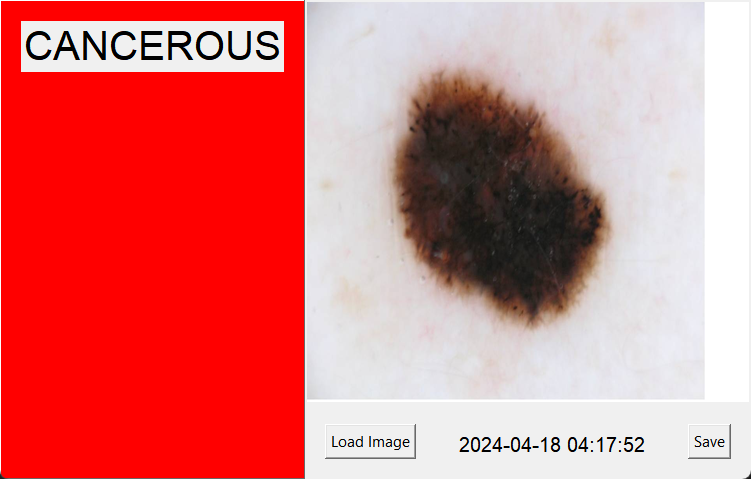
#> input picture saves/cancer1.png, 751 x 479 px, given as the content of the folder SkinCancerDiagnostic/melanoma_cancer_dataset/test/malignant/, which was not available
$ python edge_detection.py
#> lines starting #> are read from the running program, lines starting #| are printed output that depends on the picture; after the words box and inside, x2 and y2 are one past the last pixel; in counts of white or black regions, pixels touching at a corner belong together; long printed decimals are rounded; pictures that were not available may be replaced by others from this repository, and a replacement may not be noted
import cv2
import numpy as np
from skimage import feature, measure
import matplotlib.pyplot as plt
import os

def load_image(image_path):
    """Load the image from the path."""
    return cv2.imread(image_path)

def preprocess_image(image):
    """Convert image to grayscale and blur it."""
    gray = cv2.cvtColor(image, cv2.COLOR_BGR2GRAY)
    blur = cv2.GaussianBlur(gray, (5, 5), 0)
    return blur

def segment_image(image):
    """Apply thresholding to segment the image."""
    _, thresholded = cv2.threshold(image, 0, 255, cv2.THRESH_BINARY_INV + cv2.THRESH_OTSU)
    return thresholded

def detect_edges(image):
    """Use Canny edge detector to find edges in the image."""
    edges = cv2.Canny(image, 100, 200)
    return edges

# [17 lines of commented-out code are left out]
def analyze_edges(edges, original_image):
    """Analyze the contours, focusing on the one nearest the center of the image."""
    contours, _ = cv2.findContours(edges, cv2.RETR_TREE, cv2.CHAIN_APPROX_SIMPLE)
    image_center = np.array(original_image.shape[1::-1]) / 2  # (width, height) / 2 to get center

    # Find contour closest to the center of the image
    min_distance = float('inf')
    closest_contour = None
    for contour in contours:
        M = cv2.moments(contour)
        if M['m00'] != 0:
            # Calculate centroid of the contour
            cx = int(M['m10']/M['m00'])
            cy = int(M['m01']/M['m00'])
            centroid = np.array([cx, cy])

            # Calculate the Euclidean distance from the centroid to the center of the image
            distance = np.linalg.norm(centroid - image_center)
            if distance < min_distance:
                min_distance = distance
                closest_contour = contour

    if closest_contour is not None:
        # Draw the closest contour on the original image
        cv2.drawContours(original_image, [closest_contour], -1, (0, 255, 0), 3)

        # Calculate perimeter and area
        perimeter = cv2.arcLength(closest_contour, True)
        area = cv2.contourArea(closest_contour)
        if area == 0:
            return "Irregular"

        # Calculate circularity
        circularity = 4 * np.pi * (area / (perimeter**2))
        print(f"Circularity: {circularity}")

        # Plot the image with the contour
        # plt.figure(figsize=(6, 6))
        # plt.imshow(cv2.cvtColor(original_image, cv2.COLOR_BGR2RGB))
        # plt.show()

        return "Regular" if circularity > 0.4 else "Irregular"

def plot_results(original, edges):
    """Plot the original and edge-detected images."""
    plt.figure(figsize=(10, 5))
    plt.subplot(121)
    plt.title('Original Image')
    plt.imshow(cv2.cvtColor(original, cv2.COLOR_BGR2RGB))
    plt.subplot(122)
    plt.title('Edge Detected')
    plt.imshow(edges, cmap='gray')
    plt.show()

def compute_circularity(edges, original_image):
    """Compute the circularity of the lesion in the image."""
    contours, _ = cv2.findContours(edges, cv2.RETR_TREE, cv2.CHAIN_APPROX_SIMPLE)
    image_center = np.array(original_image.shape[1::-1]) / 2

    min_distance = float('inf')
    closest_contour = None
    for contour in contours:
        M = cv2.moments(contour)
        if M['m00'] != 0:
            cx = int(M['m10'] / M['m00'])
            cy = int(M['m01'] / M['m00'])
            centroid = np.array([cx, cy])
            distance = np.linalg.norm(centroid - image_center)
            if distance < min_distance:
                min_distance = distance
                closest_contour = contour

    if closest_contour is not None:
        perimeter = cv2.arcLength(closest_contour, True)
        area = cv2.contourArea(closest_contour)
        if area > 0:
            circularity = 4 * np.pi * (area / (perimeter**2))
            return circularity
    return None

def process_images_from_folder(folder_path, type = "malignant"):
    circularities = []
    regular = 0
    irregular = 0
    for filename in os.listdir(folder_path):
        if filename.endswith(".jpg") or filename.endswith(".png"):
            file_path = os.path.join(folder_path, filename)
            image = load_image(file_path)
            if image is not None:
                preprocessed_image = preprocess_image(image)
                segmented_image = segment_image(preprocessed_image)
                edges = detect_edges(segmented_image)
                edge_type = analyze_edges(edges, image)
                if edge_type == "Regular":
                    regular = regular + 1
                if edge_type == "Irregular":
                    irregular = irregular + 1
                # plot_results(image, edges)
                # print(f"The edges for image {file_path} are classified as: {edge_type}")
                circularity = compute_circularity(edges, image)
                if circularity is not None:
                    circularities.append(circularity)
    return circularities, regular, irregular

# Paths to the folders
path_malignant = '/Users/surajdhulipalla/Documents/SeniorSpring/BME436/GalvoSoftware/SkinCancerDiagnostic/melanoma_cancer_dataset/test/malignant/'
path_benign = '/Users/surajdhulipalla/Documents/SeniorSpring/BME436/GalvoSoftware/SkinCancerDiagnostic/melanoma_cancer_dataset/test/benign/'

# Process images and compute statistics
circularities_malignant, regular_malignant, irregular_malignant = process_images_from_folder(path_malignant, "malignant")
#> in load_image, returned value is the input picture: shape (479, 751, 3); mean B, G, R 123.6, 123.6, 220.5
#> in preprocess_image, `gray = cv2.cvtColor(image, cv2.COLOR_BGR2GRAY)`:
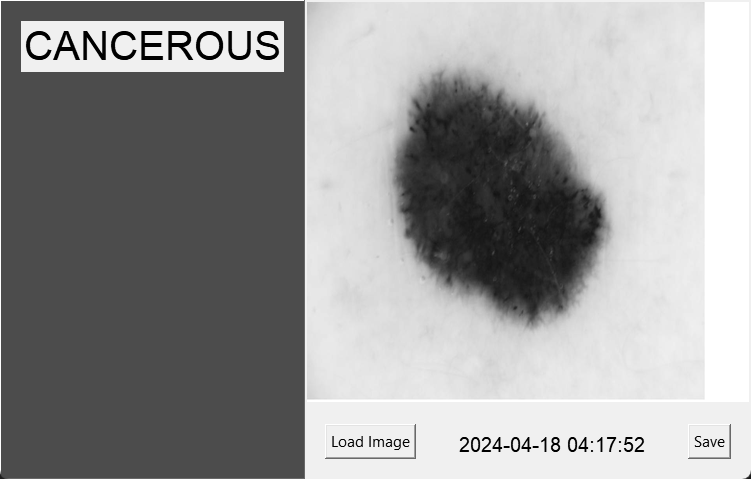
#> gray: shape (479, 751); min 0, max 255, mean 152.5
#> in segment_image, `_, thresholded = cv2.threshold(image, 0, 255, cv2.THRESH_BINARY_INV + ..`:
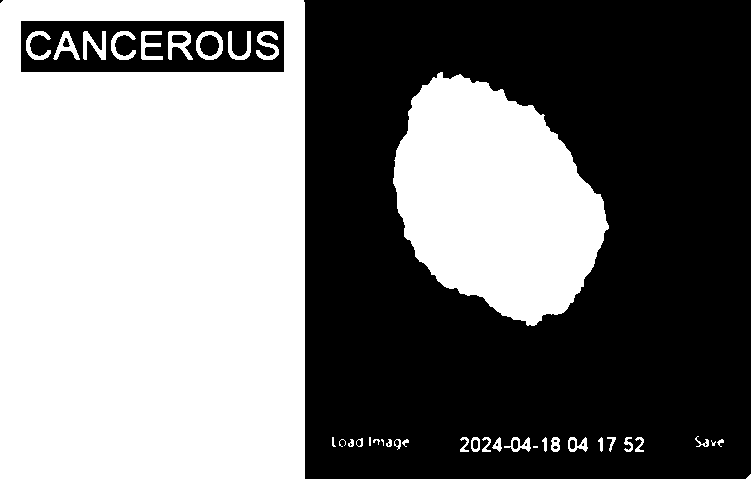
#> thresholded: shape (479, 751); 48.3% white; 38 white regions (6 under 20 px), largest, box (x1, y1, x2, y2) and area: (0, 0, 305, 479) 132674, (393, 72, 609, 326) 36945, (168, 31, 193, 60) 370
#> in detect_edges, `edges = cv2.Canny(image, 100, 200)`:
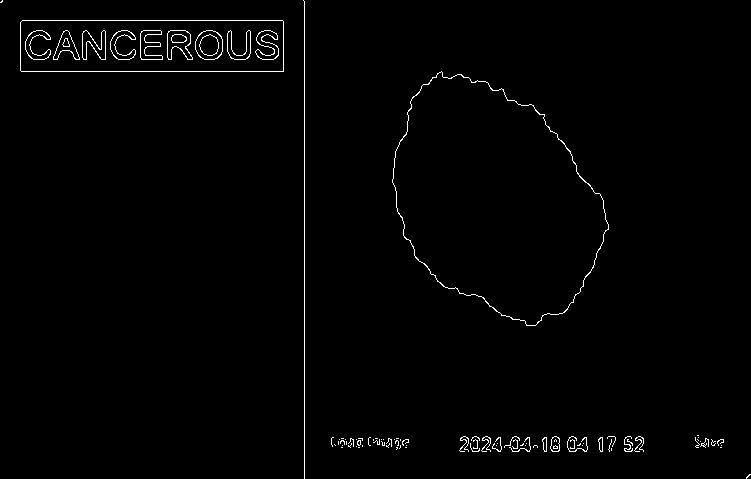
#> edges: shape (479, 751); 1.2% white in thin lines or dots
#> in analyze_edges, `contours, _ = cv2.findContours(edges, cv2.RETR_TREE, cv2.CHAIN_APPROX_..`: contours = 115 contours, 81 with area under 20; largest, box (x1, y1, x2, y2) and area: (392, 71, 609, 326) 37002, (392, 71, 609, 326) 36898, (20, 20, 284, 72) 13410, (20, 20, 284, 72) 13410, (195, 30, 223, 60) 655
#> the loop in analyze_edges, `for contour in contours:` made 115 passes
#> (cx, cy, distance, min_distance, closest_contour) on pass 1: (747, 475, 439.9, 439.9, [[749, 474], [746, 477], [746, 478], [750, 474]])
#> (cx, cy, distance, min_distance) on passes 5, 25, 28, 31, 57, 86: (396, 447, 208.5, 208.5), (386, 445, 205.8, 205.8), (383, 444, 204.6, 204.6), (396, 441, 202.5, 202.5), (389, 438, 199, 199), (494, 199, 125.2, 125.2)
#> after the loop in analyze_edges, `for contour in contours:`: closest_contour = contour of 345 points, box (x1, y1, x2, y2) (392, 71, 609, 326), area 37002; min_distance = 125.2
#> in analyze_edges, `perimeter = cv2.arcLength(closest_contour, True)`: perimeter = 810.3
#> in analyze_edges, `area = cv2.contourArea(closest_contour)`: area = 37002
#> in analyze_edges, `circularity = 4 * np.pi * (area / (perimeter**2))`: circularity = 0.708
#| Circularity: 0.7081
#> in process_images_from_folder, `edge_type = analyze_edges(edges, image)`: edge_type = 'Regular'
#> the loop in compute_circularity, `for contour in contours:` made 115 passes
#> after the loop in compute_circularity, `for contour in contours:`: min_distance = 125.2
#> in compute_circularity, `perimeter = cv2.arcLength(closest_contour, True)`: perimeter = 810.3
#> in compute_circularity, `area = cv2.contourArea(closest_contour)`: area = 37002
#> in compute_circularity, `circularity = 4 * np.pi * (area / (perimeter**2))`: circularity = 0.708
#> circularities_malignant = [0.708]; regular_malignant = 1; irregular_malignant = 0
circularities_benign, regular_benign, irregular_benign = process_images_from_folder(path_benign, "benign")
#> the loop in analyze_edges (call 2), `for contour in contours:` made 115 passes
#| Circularity: 0.7081
#> the loop in compute_circularity (call 2), `for contour in contours:` made 115 passes
#> contour on passes 1, 2, 3, 4, 6, 7, 8, 9, 10, 12, 13, 14: [[749, 474], [746, 477], [746, 478], [750, 474]], [[611, 448], [611, 450]], [[720, 447], [721, 447]], [[405, 447], [406, 447]], [[358, 447], [359, 447]], [[341, 447], [342, 447]], [[356, 446]], [[721, 445]], [[582, 445]], [[525, 445]], [[496, 445]], [[406, 445]]

mean_circularity_malignant = np.mean(circularities_malignant)
std_dev_circularity_malignant = np.std(circularities_malignant)
mean_circularity_benign = np.mean(circularities_benign)
std_dev_circularity_benign = np.std(circularities_benign)

print("Malignant Lesions:")
print("Number of Regular = {} and Number of Irregular = {}".format(regular_malignant, irregular_malignant))
#| Number of Regular = 1 and Number of Irregular = 0
print(f"Mean Circularity: {mean_circularity_malignant}")
#| Mean Circularity: 0.7081
print(f"Standard Deviation of Circularity: {std_dev_circularity_malignant}")
#| Standard Deviation of Circularity: 0.0

print("Benign Lesions:")
print("Number of Regular = {} and Number of Irregular = {}".format(regular_benign, irregular_benign))
#| Number of Regular = 1 and Number of Irregular = 0
print(f"Mean Circularity: {mean_circularity_benign}")
#| Mean Circularity: 0.7081
print(f"Standard Deviation of Circularity: {std_dev_circularity_benign}")
#| Standard Deviation of Circularity: 0.0

# plt.hist(circularities_malignant, bins = 20)
plt.hist(circularities_benign, bins = 20)
plt.show()
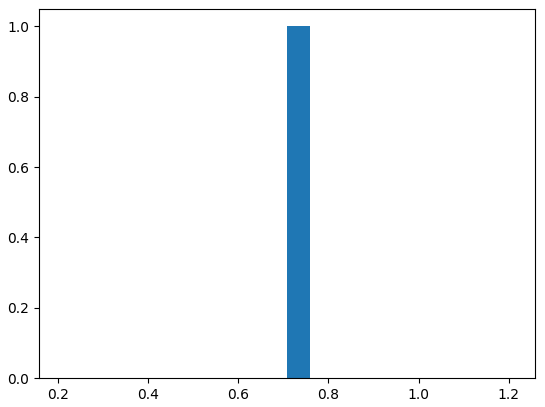
#> figure drawn by matplotlib, 1 panel; tallest bar 1 high, from x = 0.708 to 0.758

# [9 lines of commented-out code are left out]

$ run again, on saves/cancer2.png
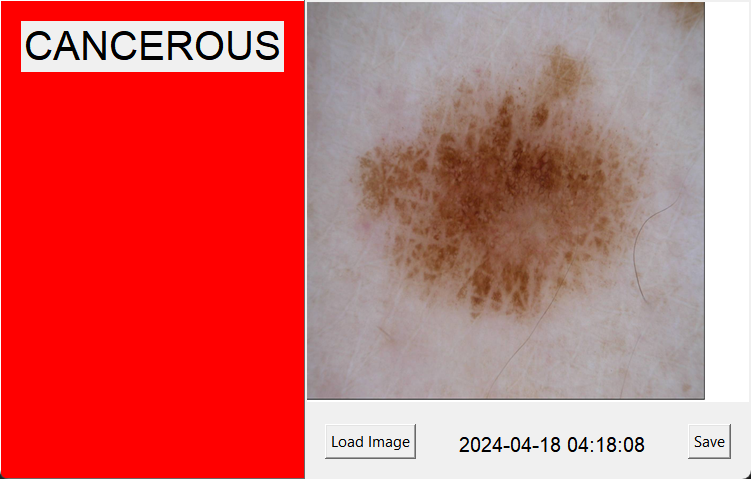
#> input picture saves/cancer2.png, 751 x 479 px, given as the content of the folder SkinCancerDiagnostic/melanoma_cancer_dataset/test/malignant/, which was not available
#> in load_image, returned value is the input picture: shape (479, 751, 3); mean B, G, R 104, 106.1, 207.8
#> in segment_image, `_, thresholded = cv2.threshold(image, 0, 255, cv2.THRESH_BINARY_INV + ..`:
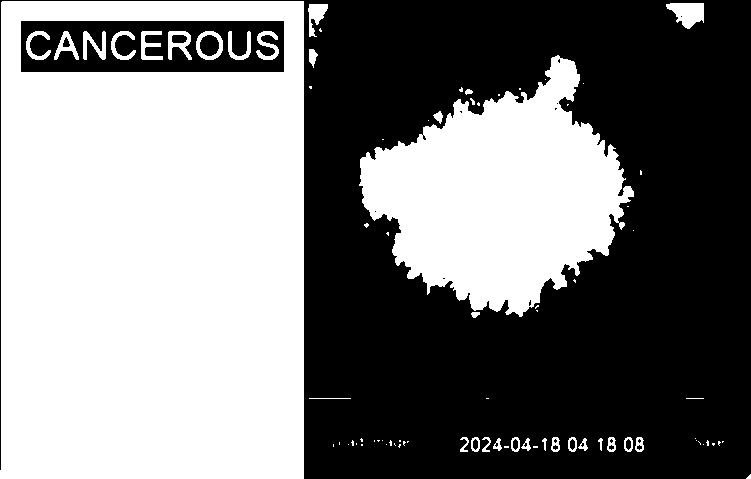
#> thresholded: shape (479, 751); 49.5% white; 82 white regions (49 under 20 px), largest, box (x1, y1, x2, y2) and area: (0, 1, 304, 479) 131429, (359, 55, 634, 317) 41242, (666, 3, 704, 29) 658
#> edges: shape (479, 751); 1.7% white in thin lines or dots
#> in analyze_edges, `contours, _ = cv2.findContours(edges, cv2.RETR_TREE, cv2.CHAIN_APPROX_..`: contours = 181 contours, 145 with area under 20; largest, box (x1, y1, x2, y2) and area: (20, 20, 284, 72) 13410, (20, 20, 284, 72) 13410, (665, 2, 704, 29) 670, (665, 2, 704, 29) 654, (195, 30, 223, 60) 646
#> the loop in analyze_edges, `for contour in contours:` made 181 passes
#> (cx, cy, distance, min_distance, closest_contour) on passes 1, 56: (747, 475, 439.9, 439.9, [[749, 474], [746, 477], [746, 478], [750, 474]]), (378, 440, 200.5, 200.5, [[377, 439], [377, 441], [379, 441], [379, 439]])
#> after the loop in analyze_edges, `for contour in contours:`: closest_contour = [[386, 232], [386, 234], [387, 235], [387, 234], [388, 233], [388, 232]]; min_distance = 12.35
#> perimeter = 8.83
#> area = 4
#> circularity = 0.645
#| Circularity: 0.6449
#> edge_type = 'Regular'
#> the loop in compute_circularity, `for contour in contours:` made 181 passes
#> the loop in analyze_edges (call 2), `for contour in contours:` made 181 passes
#> contour on passes 1, 15, 17: [[749, 474], [746, 477], [746, 478], [750, 474]], [[400, 444]], [[698, 443], [699, 444], [699, 443]]
#| Circularity: 0.6449
#> the loop in compute_circularity (call 2), `for contour in contours:` made 181 passes
#| Number of Regular = 1 and Number of Irregular = 0
#| Mean Circularity: 0.6449
#| Standard Deviation of Circularity: 0.0
#| Number of Regular = 1 and Number of Irregular = 0
#| Mean Circularity: 0.6449
#| Standard Deviation of Circularity: 0.0
#> `plt.show()`:
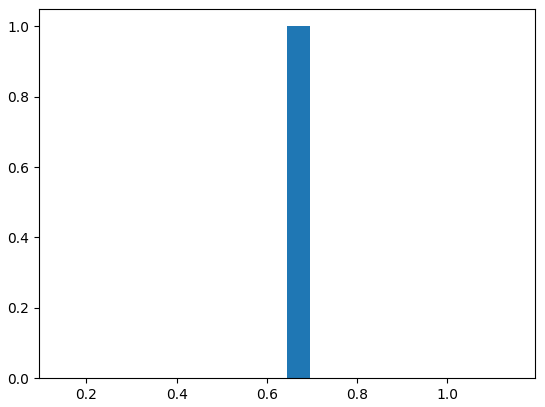
#> figure drawn by matplotlib, 1 panel; tallest bar 1 high, from x = 0.645 to 0.695
